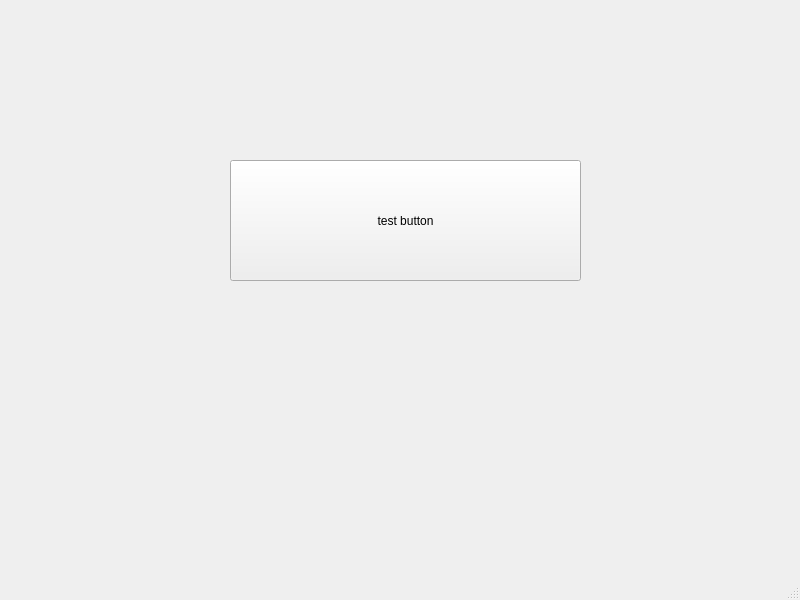
<?xml version="1.0" encoding="UTF-8"?>
<ui version="4.0">
 <class>MainWindow</class>
 <widget class="QMainWindow" name="MainWindow">
  <property name="geometry">
   <rect>
    <x>0</x>
    <y>0</y>
    <width>800</width>
    <height>600</height>
   </rect>
  </property>
  <property name="windowTitle">
   <string>MainWindow</string>
  </property>
  <widget class="QWidget" name="centralwidget">
   <widget class="QPushButton" name="testButton">
    <property name="geometry">
     <rect>
      <x>230</x>
      <y>160</y>
      <width>351</width>
      <height>121</height>
     </rect>
    </property>
    <property name="text">
     <string>test button</string>
    </property>
   </widget>
  </widget>
  <widget class="QMenuBar" name="menubar">
   <property name="geometry">
    <rect>
     <x>0</x>
     <y>0</y>
     <width>800</width>
     <height>22</height>
    </rect>
   </property>
  </widget>
  <widget class="QStatusBar" name="statusbar"/>
 </widget>
 <resources/>
 <connections/>
</ui>
